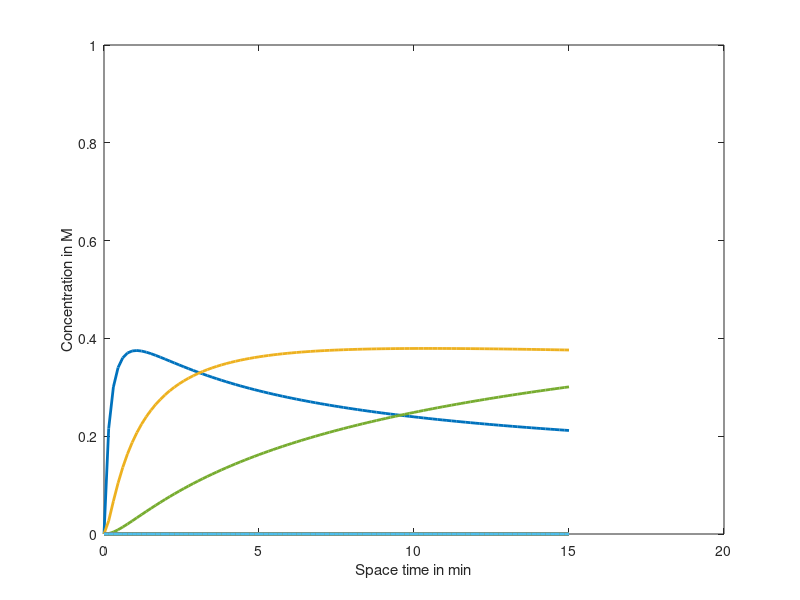

MATLAB code to generate this figure:

function [] = CSTR_Reactions()
    function y = CSTR_solver(t, x0)
        function f = F(x)
                MEA = x(1);
                DEA = x(2);
                TEA = x(3);

                k1 = 1;
                k2 = 0.4;
                k3 = 0.1;

                A0 = 1;
                EO0 = 2.4;

                A = A0 - MEA - DEA - TEA;
                EO = EO0 - MEA - 2*DEA - 3*TEA;

                r1 = k1*A*EO;
                r2 = k2*MEA*EO;
                r3 = k3*DEA*EO;

                f(1) = MEA + (r2 - r1)*t;
                f(2) = DEA + (r3 - r2)*t;
                f(3) = TEA + (-r3)*t;
        end
    y = fsolve(@F, x0);
    end

    t = linspace(0, 15, 100);
    n = length(t);
    m = zeros(n);
    d = zeros(n);
    te = zeros(n);
    for q = 1:n
        y = CSTR_solver(t(q), [0 0 0]);
        m(q) = y(1);
        d(q) = y(2);
        te(q) = y(3);
    end
    plot(t, [m, d, te], 'linewidth', 2)
    ylim([0 1])
    xlabel("Space time in min")
    ylabel("Concentration in M")
end


